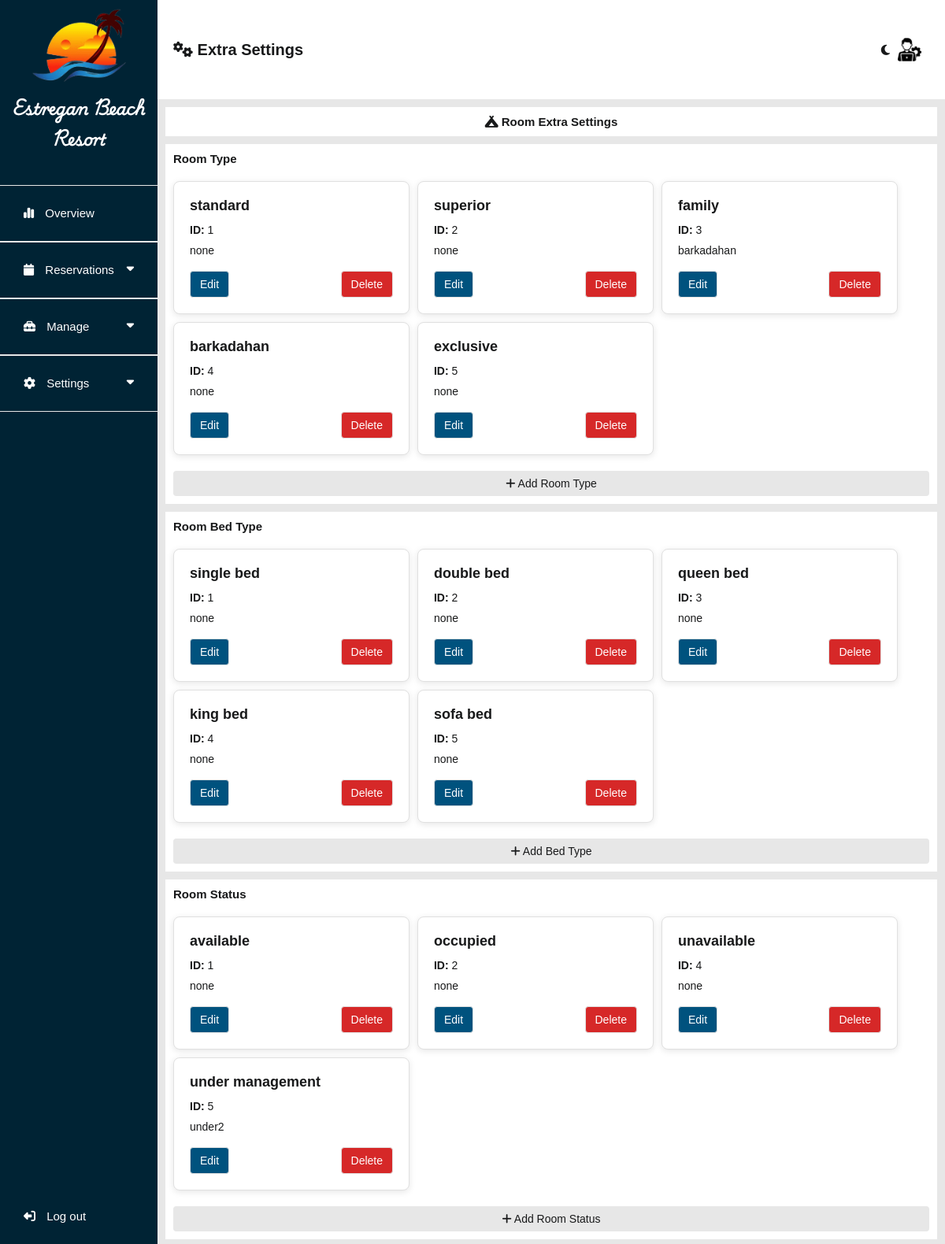
The page /admin/extraSettingsRoom.php (signed in) on the database its author committed.
### tables this page shows
CREATE TABLE `room_type_tbl` (
  `room_type_id` int(11) NOT NULL,
  `room_type_name` varchar(255) NOT NULL,
  `room_type_description` text NOT NULL
);

CREATE TABLE `bed_type_tbl` (
  `bed_type_id` int(11) NOT NULL,
  `bed_type_name` varchar(255) NOT NULL,
  `bed_type_description` text NOT NULL
);

CREATE TABLE `room_status_tbl` (
  `room_status_id` int(11) NOT NULL,
  `room_status_name` varchar(255) NOT NULL,
  `room_status_description` text NOT NULL
);

### admin/extraSettingsRoom.php (the view, shortened to what this page needs)
<?php
include 'db_connect.php';
$query_room_types = "SELECT * FROM room_type_tbl";
$query_bed_types = "SELECT * FROM bed_type_tbl";
$query_room_statuses = "SELECT * FROM room_status_tbl";
$room_types = mysqli_query($con, $query_room_types);
$bed_types = mysqli_query($con, $query_bed_types);
$room_statuses = mysqli_query($con, $query_room_statuses);
?>
<!DOCTYPE html>
<html lang="en">
<head>
    <?php include 'assets.php'; ?>
    <link rel="stylesheet" type="text/css" href="css/main.css?v=<?php echo time(); ?>">
    <link rel="stylesheet" type="text/css" href="css/dashboard.css?v=<?php echo time(); ?>">
</head>
<body>
    <main>
        <?php include 'sidenav.php'; ?>
        <section class="middle-container">
            <div class="header-container">
                <div class="title-head">
                    <label for=""><i class="fa-solid fa-gears"></i> Extra Settings</label>
                </div>
                <div class="title-head-right">
                    <div class="switch-mode">
                        <i class="fa-regular fa-moon" id="icon"></i>
                    </div>
                    <img src="../system_images/administrator.png" alt="" id="logoImg">
                </div>
            </div>
            <div class="center-container">
                <div class="head-label-container">
                    <label><i class="fa-solid fa-campground"></i> Room Extra Settings</label>
                </div>
                <div class="content-container">
                    <label for="">Room Type</label>
                    <div class="main-content">
                        <?php if (mysqli_num_rows($room_types) > 0): ?>
                            <?php while ($room_type = mysqli_fetch_assoc($room_types)): ?>
                                <div class="room-box">
                                    <h3><?php echo htmlspecialchars($room_type['room_type_name']); ?></h3>
                                    <p><strong>ID:</strong> <?php echo htmlspecialchars($room_type['room_type_id']); ?></p>
                                    <p><?php echo htmlspecialchars($room_type['room_type_description']); ?></p>
                                    <div class="button-group">
                                        <button class="edit-button"
                                            onclick="openEditModal('edit_room_type', <?php echo $room_type['room_type_id']; ?>, '<?php echo htmlspecialchars($room_type['room_type_name']); ?>', '<?php echo htmlspecialchars($room_type['room_type_description']); ?>')">Edit</button>
                                        <button class="delete-button"
                                            onclick="deleteItem('delete_room_type', <?php echo $room_type['room_type_id']; ?>)">Delete</button>
                                    </div>
                                </div>
                            <?php endwhile; ?>
                        <?php endif; ?>
                    </div>
                    <button class="add-button" onclick="openAddModal('room_type')"><i class="fa fa-plus"></i> Add Room Type</button>
                </div>
                <div class="content-container">
                    <label for="">Room Bed Type</label>
                    <div class="main-content">
                        <?php if (mysqli_num_rows($bed_types) > 0): ?>
                            <?php while ($bed_type = mysqli_fetch_assoc($bed_types)): ?>
                                <div class="room-box">
                                    <h3><?php echo htmlspecialchars($bed_type['bed_type_name']); ?></h3>
                                    <p><strong>ID:</strong> <?php echo htmlspecialchars($bed_type['bed_type_id']); ?></p>
                                    <p><?php echo htmlspecialchars($bed_type['bed_type_description']); ?></p>
                                    <div class="button-group">
                                        <button class="edit-button"
                                            onclick="openEditModal('edit_bed_type', <?php echo $bed_type['bed_type_id']; ?>, '<?php echo htmlspecialchars($bed_type['bed_type_name']); ?>', '<?php echo htmlspecialchars($bed_type['bed_type_description']); ?>')">Edit</button>
                                        <button class="delete-button"
                                            onclick="deleteItem('delete_bed_type', <?php echo $bed_type['bed_type_id']; ?>)">Delete</button>
                                    </div>
                                </div>
                            <?php endwhile; ?>
                        <?php endif; ?>
                    </div>
                    <button class="add-button" onclick="openAddModal('bed_type')"><i class="fa fa-plus"></i> Add Bed Type</button>
                </div>
                <div class="content-container">
                    <label for="">Room Status</label>
                    <div class="main-content">
                        <?php if (mysqli_num_rows($room_statuses) > 0): ?>
                            <?php while ($room_status = mysqli_fetch_assoc($room_statuses)): ?>
                                <div class="room-box">
                                    <h3><?php echo htmlspecialchars($room_status['room_status_name']); ?></h3>
                                    <p><strong>ID:</strong> <?php echo htmlspecialchars($room_status['room_status_id']); ?></p>
                                    <p><?php echo htmlspecialchars($room_status['room_status_description']); ?></p>
                                    <div class="button-group">
                                        <button class="edit-button"
                                            onclick="openEditModal('edit_room_status', <?php echo $room_status['room_status_id']; ?>, '<?php echo htmlspecialchars($room_status['room_status_name']); ?>', '<?php echo htmlspecialchars($room_status['room_status_description']); ?>')">Edit</button>
                                        <button class="delete-button"
                                            onclick="deleteItem('delete_room_status', <?php echo $room_status['room_status_id']; ?>)">Delete</button>
                                    </div>
                                </div>
                            <?php endwhile; ?>
                        <?php endif; ?>
                    </div>
                    <button class="add-button" onclick="openAddModal('room_status')"><i class="fa fa-plus"></i> Add Room Status</button>
                </div>
            </div>
        </section>
    </main>
</body>
</html>

### admin/css/header.css (style rules this page uses)
* { margin: 0; font-family: 'Trebuchet MS', 'Lucida Sans Unicode', 'Lucida Grande', 'Lucida Sans', Arial, sans-serif; box-sizing: none; }
button { cursor: pointer; }

### admin/css/main.css (style rules this page uses)
* { margin: 0; font-family: 'Trebuchet MS', 'Lucida Sans Unicode', 'Lucida Grande', 'Lucida Sans', Arial, sans-serif; }
body { background-color: var(--first-color2); }
button { cursor: pointer; }
:root { --pure-white: white; --first-color: white; --first-color2: #E7E7E7; --second-color: #EAE2B7; --third-color: #FCBF49; --fourth-color: #F77F00; --fifth-color: #D62828; --sixth-color: #00527e; --seventh-color: #18191A; --seventh-color2: #e0e0e0; --seventh-color3: #e0e0e0; --seventh-color4: #757575; --eight-color: #002334; --eight-color2: #001824; --select-color: #F77F00; --select-color2: #cd6a00; --booknow-text: #ffffff; --booknow-text2: #242526; --booknow-border: #F77F00; --reservation-titleborder: #18191A; --reservation-title: #18191A; --reservation-text: white; --box-shadow: #b4b4b4; --after-input: #effaff; --water-border: #EAE2B7; --water-color: #0d2cc5; --gray-button: rgba(220, 220, 220, 0.849); font-size: 62.5%; --tdeven-color: #0023340c; --proceed-color: white; --proceed-bgcolor: #00527e; --cancel-color: white; --cancel-bgcolor: #D62828; --fixed-color: #effaff; --graph-title-color: #777; --legend-text-color: #777; --tooltip-bg-color: #333333; --tooltip-title-color: #ffffff; --tooltip-body-color: #ffffff; --axis-title-color: #777; --axis-ticks-color: #777; }
p { color: var(--seventh-color); font-size: 1.5rem; text-align: justify; line-height: 1.5; }
.center-container { animation: transitionIn 0.5s; }

### admin/css/dashboard.css (style rules this page uses)
main { width: 100%; display: flex; flex-direction: row; }
.middle-container { width: 100%; display: flex; flex-direction: column; }
.header-container { width: 100%; height: 8vh; background-color: var(--first-color); display: flex; justify-content: space-between; align-items: center; }
.title-head { display: flex; align-items: center; margin-left: 20px; }
.title-head label { font-size: 2rem; font-weight: bold; color: var(--seventh-color); }
.title-head-right { display: flex; align-items: center; padding: 10px; margin-right: 20px; }
.title-head-right img { height: 30px; }
.title-head-right .switch-mode { margin-right: 10px; }
.switch-mode i { font-size: 15px; cursor: pointer; color: var(--seventh-color); }
.center-container { width: 100%; background-color: var(--first-color2); height: 92vh; overflow-y: scroll; }
.head-label-container { padding: 10px; display: flex; align-items: center; justify-content: center; }
.head-label-container label { padding: 10px; background-color: var(--first-color); width: 100%; font-weight: bold; color: var(--seventh-color); text-align: center; font-size: 1.5rem; }
.content-container { display: flex; flex-direction: column; flex-wrap: wrap; margin: 0 10px 10px 10px; padding: 10px; background-color: var(--first-color); }
.content-container label { color: var(--seventh-color); font-size: 1.5rem; font-weight: bold; padding-bottom: 20px; }
.content-container .main-content { display: flex; flex-direction: row; gap: 10px; }

### admin/extraSettingsRoom.php (style rules this page uses)
.main-content { display: flex; flex-wrap: wrap; gap: 20px; }
.room-box { background-color: var(--first-color); border: 1px solid var(--seventh-color3); border-radius: 8px; padding: 20px; width: calc(33.333% - 20px); box-sizing: border-box; box-shadow: 0 2px 8px rgba(0, 0, 0, 0.1); position: relative; }
.room-box h3 { margin-top: 0; margin-bottom: 10px; font-size: 18px; color: var(--seventh-color); }
.room-box p { margin: 5px 0; font-size: 14px; color: var(--seventh-color); }
.button-group { display: flex; justify-content: space-between; margin-top: 15px; }
.edit-button, .delete-button { padding: 8px 12px; border: none; border-radius: 4px; cursor: pointer; font-size: 14px; }
.edit-button { background-color: var(--proceed-bgcolor); color: var(--proceed-color); border: 1px solid var(--seventh-color3); }
.delete-button { background-color: var(--cancel-bgcolor); color: var(--cancel-color); border: 1px solid var(--seventh-color3); }
.add-button { background-color: var(--first-color2); color: var(--seventh-color); padding: 8px 12px; border: none; border-radius: 4px; cursor: pointer; font-size: 14px; margin-top: 20px; }

### rows shown on the page
room_type_tbl: room_type_name "standard", room_type_id "1", room_type_description "none"
room_type_tbl: room_type_name "superior", room_type_id "2", room_type_description "none"
room_type_tbl: room_type_name "family", room_type_id "3", room_type_description "barkadahan"
room_type_tbl: room_type_name "barkadahan", room_type_id "4", room_type_description "none"
room_type_tbl: room_type_name "exclusive", room_type_id "5", room_type_description "none"
bed_type_tbl: bed_type_name "single bed", bed_type_id "1", bed_type_description "none"
bed_type_tbl: bed_type_name "double bed", bed_type_id "2", bed_type_description "none"
bed_type_tbl: bed_type_name "queen bed", bed_type_id "3", bed_type_description "none"
bed_type_tbl: bed_type_name "king bed", bed_type_id "4", bed_type_description "none"
bed_type_tbl: bed_type_name "sofa bed", bed_type_id "5", bed_type_description "none"
room_status_tbl: room_status_name "available", room_status_id "1", room_status_description "none"
room_status_tbl: room_status_name "occupied", room_status_id "2", room_status_description "none"
room_status_tbl: room_status_name "unavailable", room_status_id "4", room_status_description "none"
room_status_tbl: room_status_name "under management", room_status_id "5", room_status_description "under2"
